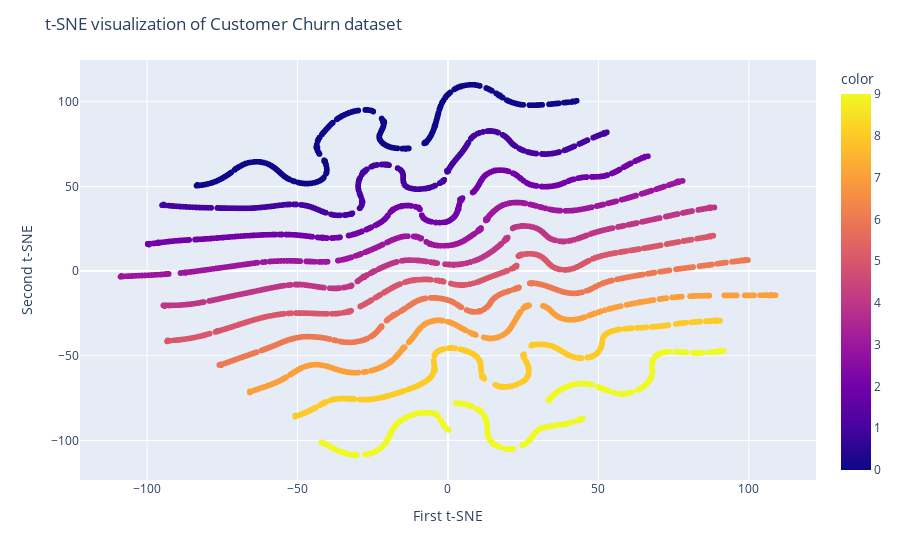

Write notebook code for a chart like this one.
### Markdown cell above
### t-SNE visualization

### Code cell
fig = px.scatter(x=X_train_tsne[:, 0], y=X_train_tsne[:, 1], color=y_train)
fig.update_layout(
    title="t-SNE visualization of Customer Churn dataset",
    xaxis_title="First t-SNE",
    yaxis_title="Second t-SNE",
)
fig.show()

### Figure 1 — Plotly figure (JSON) as saved in the notebook; plotly's stock layout.template omitted (floating-point values rounded to 4 significant figures; data arrays with more than 128 entries replaced by an {"elided": "..."} marker saying what was removed)
{"data": [{"hovertemplate": "x=%{x}<br>y=%{y}<br>color=%{marker.color}<extra></extra>", "legendgroup": "", "marker": {"color": {"elided": "14776 int values"}, "coloraxis": "coloraxis", "symbol": "circle"}, "mode": "markers", "name": "", "showlegend": false, "type": "scattergl", "x": {"elided": "14776 float values"}, "xaxis": "x", "y": {"elided": "14776 float values"}, "yaxis": "y"}], "layout": {"coloraxis": {"colorbar": {"title": {"text": "color"}}, "colorscale": [[0, "#0d0887"], [0.1111, "#46039f"], [0.2222, "#7201a8"], [0.3333, "#9c179e"], [0.4444, "#bd3786"], [0.5556, "#d8576b"], [0.6667, "#ed7953"], [0.7778, "#fb9f3a"], [0.8889, "#fdca26"], [1, "#f0f921"]]}, "legend": {"tracegroupgap": 0}, "margin": {"t": 60}, "title": {"text": "t-SNE visualization of Customer Churn dataset"}, "xaxis": {"anchor": "y", "domain": [0, 1], "title": {"text": "First t-SNE"}}, "yaxis": {"anchor": "x", "domain": [0, 1], "title": {"text": "Second t-SNE"}}}}
